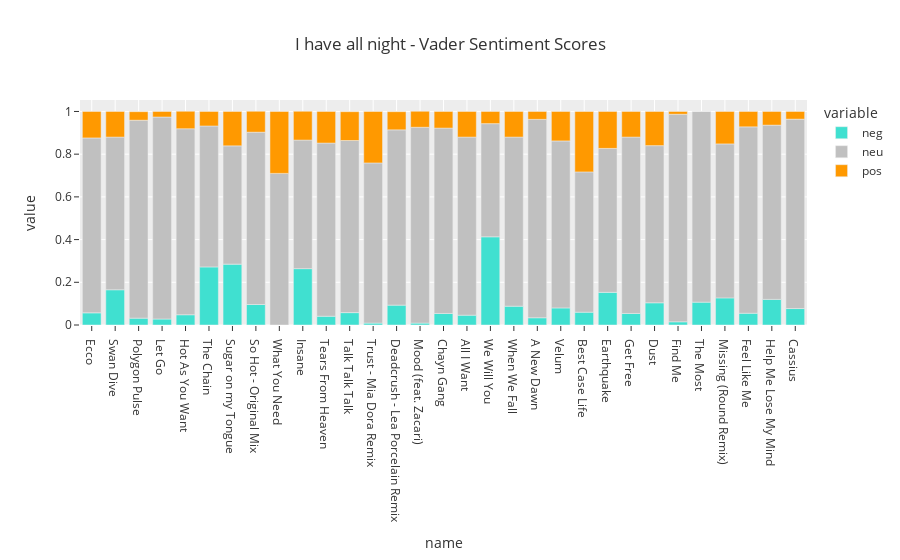

This figure's notebook cell:
### Markdown cell above
### vi. Plot sentiment/build metric for overall playlist

### Code cell
# Only use songs where lyric data available (receives a pure 'neutral' score of 1)
lyrics_df = sent_df.loc[sent_df['neu'] != 1]


# Set colors
colors = px.colors.qualitative.T10

# Plot Vader scores
fig = px.bar(lyrics_df, 
             x = lyrics_df['name'],
             y = [y for y in lyrics_df[['neg', 'neu', 'pos']]],
             template = 'ggplot2',
             #color_discrete_sequence = colors,
             color_discrete_map={"neg": "turquoise", "pos": "#FF9900", "neu": "silver"},
             title = f'{title} - Vader Sentiment Scores'
             )

fig.show()

### Figure 1 — Plotly figure (JSON) as saved in the notebook; plotly's stock layout.template omitted (floating-point values rounded to 4 significant figures)
{"data": [{"alignmentgroup": "True", "hovertemplate": "variable=neg<br>name=%{x}<br>value=%{y}<extra></extra>", "legendgroup": "neg", "marker": {"color": "turquoise"}, "name": "neg", "offsetgroup": "neg", "orientation": "v", "showlegend": true, "textposition": "auto", "type": "bar", "x": ["Ecco", "Swan Dive", "Polygon Pulse", "Let Go", "Hot As You Want", "The Chain", "Sugar on my Tongue", "So Hot - Original Mix", "What You Need", "Insane", "Tears From Heaven", "Talk Talk Talk", "Trust - Mia Dora Remix", "Deadcrush - Lea Porcelain Remix", "Mood (feat. Zacari)", "Chayn Gang", "All I Want", "We Will You", "When We Fall", "A New Dawn", "Velum", "Best Case Life", "Earthquake", "Get Free", "Dust", "Find Me", "The Most", "Missing (Round Remix)", "Feel Like Me", "Help Me Lose My Mind", "Cassius"], "xaxis": "x", "y": [0.057, 0.165, 0.032, 0.028, 0.048, 0.272, 0.285, 0.096, 0, 0.264, 0.041, 0.058, 0.009, 0.093, 0.009, 0.054, 0.046, 0.413, 0.088, 0.034, 0.08, 0.06, 0.153, 0.054, 0.104, 0.015, 0.107, 0.127, 0.055, 0.12, 0.077], "yaxis": "y"}, {"alignmentgroup": "True", "hovertemplate": "variable=neu<br>name=%{x}<br>value=%{y}<extra></extra>", "legendgroup": "neu", "marker": {"color": "silver"}, "name": "neu", "offsetgroup": "neu", "orientation": "v", "showlegend": true, "textposition": "auto", "type": "bar", "x": ["Ecco", "Swan Dive", "Polygon Pulse", "Let Go", "Hot As You Want", "The Chain", "Sugar on my Tongue", "So Hot - Original Mix", "What You Need", "Insane", "Tears From Heaven", "Talk Talk Talk", "Trust - Mia Dora Remix", "Deadcrush - Lea Porcelain Remix", "Mood (feat. Zacari)", "Chayn Gang", "All I Want", "We Will You", "When We Fall", "A New Dawn", "Velum", "Best Case Life", "Earthquake", "Get Free", "Dust", "Find Me", "The Most", "Missing (Round Remix)", "Feel Like Me", "Help Me Lose My Mind", "Cassius"], "xaxis": "x", "y": [0.819, 0.715, 0.927, 0.946, 0.871, 0.66, 0.554, 0.807, 0.71, 0.602, 0.811, 0.806, 0.75, 0.821, 0.917, 0.868, 0.834, 0.53, 0.792, 0.929, 0.782, 0.657, 0.674, 0.826, 0.736, 0.972, 0.893, 0.721, 0.873, 0.816, 0.887], "yaxis": "y"}, {"alignmentgroup": "True", "hovertemplate": "variable=pos<br>name=%{x}<br>value=%{y}<extra></extra>", "legendgroup": "pos", "marker": {"color": "#FF9900"}, "name": "pos", "offsetgroup": "pos", "orientation": "v", "showlegend": true, "textposition": "auto", "type": "bar", "x": ["Ecco", "Swan Dive", "Polygon Pulse", "Let Go", "Hot As You Want", "The Chain", "Sugar on my Tongue", "So Hot - Original Mix", "What You Need", "Insane", "Tears From Heaven", "Talk Talk Talk", "Trust - Mia Dora Remix", "Deadcrush - Lea Porcelain Remix", "Mood (feat. Zacari)", "Chayn Gang", "All I Want", "We Will You", "When We Fall", "A New Dawn", "Velum", "Best Case Life", "Earthquake", "Get Free", "Dust", "Find Me", "The Most", "Missing (Round Remix)", "Feel Like Me", "Help Me Lose My Mind", "Cassius"], "xaxis": "x", "y": [0.124, 0.12, 0.04, 0.026, 0.082, 0.068, 0.161, 0.098, 0.29, 0.135, 0.148, 0.135, 0.241, 0.085, 0.075, 0.078, 0.12, 0.057, 0.12, 0.037, 0.138, 0.283, 0.173, 0.12, 0.16, 0.013, 0, 0.152, 0.072, 0.064, 0.036], "yaxis": "y"}], "layout": {"barmode": "relative", "legend": {"title": {"text": "variable"}, "tracegroupgap": 0}, "title": {"text": "I have all night - Vader Sentiment Scores"}, "xaxis": {"anchor": "y", "domain": [0, 1], "title": {"text": "name"}}, "yaxis": {"anchor": "x", "domain": [0, 1], "title": {"text": "value"}}}}
